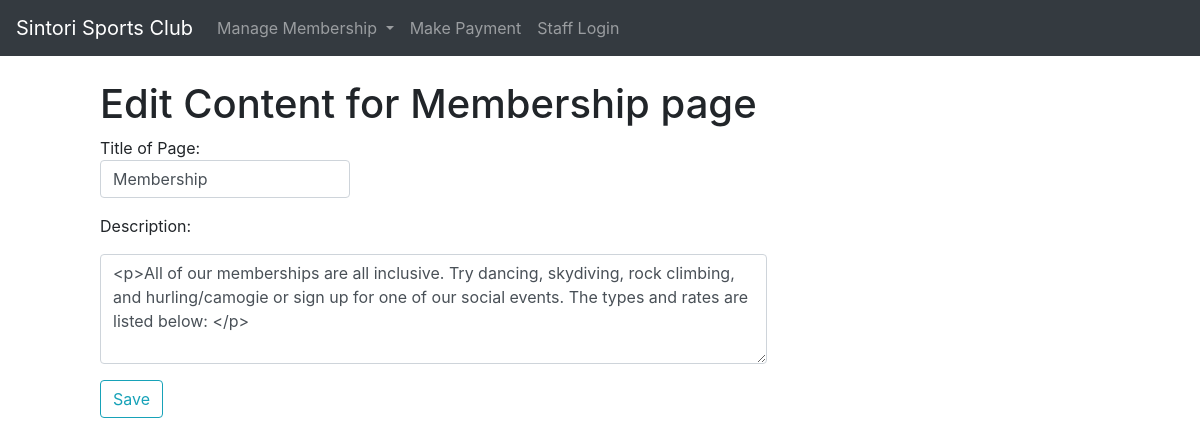
/content_membership.php, run on the app's committed database.
### tables this page shows
CREATE TABLE `content` (
  `contentID` mediumint(8) UNSIGNED NOT NULL,
  `title` varchar(20) NOT NULL,
  `content` longtext
);

### content_membership.php (the view, shortened to what this page needs)
<!doctype html>
<html>
<head>
	<link rel="stylesheet" type="text/css" href="style.css">
</head>
<body>
	<?php include ('nav_staff.inc.php');
    require ('connectDB.php');
    $q = "SELECT title, content FROM content WHERE contentID = 5";
    $r = @mysqli_query($dbc, $q);
    $row = mysqli_fetch_array($r);
		$title = $row[0];
		$content = $row[1];
	?>
	<h1>Edit Content for Membership page</h1>
	<form action="content_membership.php" method="post" id="membership">
		<p>Title of Page: <input class='col-3 form-control' type="text" name="title"  value="<?php echo $title ?>" /></p>
		<p>Description: </p>
    <p><textarea class='col-8 form-control' name="content" id = "editor" form="membership" rows="4" cols="40" ><?php echo $content ?></textarea></p>
		<p><input class='btn btn-outline-info' type="submit" name="Save" value="Save" /></p>
  </form>
</body>
</html>

### style.css (style rules this page uses)
body { padding-top: 80px; padding-left: 100px; padding-right: 100px; background-color: lightblue; }

### data on the page
content: title "Membership", content "<p>All of our memberships are all inclusive. Try dancing, skydiving, rock climbing, and hurling/camogie or sign up for one of our social events. The types and rates are listed below: </p>"
